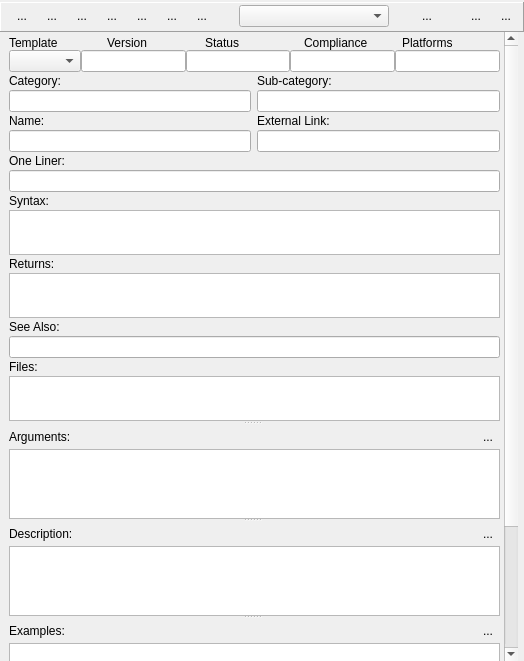
<?xml version="1.0" encoding="UTF-8"?>
<ui version="4.0">
 <class>FormDocWriter</class>
 <widget class="QWidget" name="FormDocWriter">
  <property name="geometry">
   <rect>
    <x>0</x>
    <y>0</y>
    <width>524</width>
    <height>661</height>
   </rect>
  </property>
  <property name="minimumSize">
   <size>
    <width>0</width>
    <height>0</height>
   </size>
  </property>
  <property name="windowTitle">
   <string>Form</string>
  </property>
  <property name="styleSheet">
   <string notr="true">font: 8pt &quot;Arial&quot;;</string>
  </property>
  <layout class="QGridLayout" name="gridLayout_5">
   <property name="leftMargin">
    <number>0</number>
   </property>
   <property name="topMargin">
    <number>2</number>
   </property>
   <property name="rightMargin">
    <number>0</number>
   </property>
   <property name="bottomMargin">
    <number>0</number>
   </property>
   <property name="verticalSpacing">
    <number>0</number>
   </property>
   <item row="1" column="0" rowspan="2">
    <widget class="QScrollArea" name="scrollArea">
     <property name="frameShape">
      <enum>QFrame::NoFrame</enum>
     </property>
     <property name="widgetResizable">
      <bool>true</bool>
     </property>
     <widget class="QWidget" name="scrollAreaWidgetContents">
      <property name="geometry">
       <rect>
        <x>0</x>
        <y>0</y>
        <width>501</width>
        <height>791</height>
       </rect>
      </property>
      <layout class="QVBoxLayout" name="verticalLayout">
       <property name="spacing">
        <number>3</number>
       </property>
       <property name="leftMargin">
        <number>0</number>
       </property>
       <property name="topMargin">
        <number>0</number>
       </property>
       <property name="rightMargin">
        <number>0</number>
       </property>
       <property name="bottomMargin">
        <number>9</number>
       </property>
       <item>
        <widget class="QSplitter" name="splitter">
         <property name="orientation">
          <enum>Qt::Vertical</enum>
         </property>
         <property name="handleWidth">
          <number>2</number>
         </property>
         <widget class="QFrame" name="frameGeneral">
          <property name="minimumSize">
           <size>
            <width>0</width>
            <height>390</height>
           </size>
          </property>
          <property name="maximumSize">
           <size>
            <width>16777215</width>
            <height>390</height>
           </size>
          </property>
          <property name="frameShape">
           <enum>QFrame::NoFrame</enum>
          </property>
          <property name="frameShadow">
           <enum>QFrame::Plain</enum>
          </property>
          <layout class="QGridLayout" name="gridLayout">
           <property name="topMargin">
            <number>4</number>
           </property>
           <property name="rightMargin">
            <number>4</number>
           </property>
           <property name="bottomMargin">
            <number>0</number>
           </property>
           <property name="verticalSpacing">
            <number>2</number>
           </property>
           <item row="4" column="0" colspan="2">
            <widget class="QLabel" name="labelCategory">
             <property name="text">
              <string>Category:</string>
             </property>
            </widget>
           </item>
           <item row="4" column="2" colspan="2">
            <widget class="QLabel" name="labelSubCategory">
             <property name="text">
              <string>Sub-category:</string>
             </property>
            </widget>
           </item>
           <item row="5" column="0" colspan="2">
            <widget class="QLineEdit" name="editCategory">
             <property name="toolTip">
              <string>Category should describe main area this function belongs to</string>
             </property>
            </widget>
           </item>
           <item row="5" column="2" colspan="2">
            <widget class="QLineEdit" name="editSubCategory"/>
           </item>
           <item row="6" column="0" colspan="2">
            <widget class="QLabel" name="labelName">
             <property name="text">
              <string>Name:</string>
             </property>
            </widget>
           </item>
           <item row="6" column="2" colspan="2">
            <widget class="QLabel" name="labelExtLink">
             <property name="text">
              <string>External Link:</string>
             </property>
            </widget>
           </item>
           <item row="7" column="0" colspan="2">
            <widget class="QLineEdit" name="editName">
             <property name="toolTip">
              <string>Name of the function, and if appropriate, with open/close parenthis.</string>
             </property>
            </widget>
           </item>
           <item row="7" column="2" colspan="2">
            <widget class="QLineEdit" name="editExtLink">
             <property name="toolTip">
              <string>External link, i.e., http://www.trolltech.com/</string>
             </property>
            </widget>
           </item>
           <item row="8" column="0" colspan="4">
            <widget class="QLabel" name="labelOneLiner">
             <property name="text">
              <string>One Liner:</string>
             </property>
            </widget>
           </item>
           <item row="9" column="0" colspan="4">
            <widget class="QLineEdit" name="editOneLiner">
             <property name="toolTip">
              <string>A brief description this function accomlishes</string>
             </property>
            </widget>
           </item>
           <item row="10" column="0" colspan="4">
            <widget class="QLabel" name="labelSyntax">
             <property name="text">
              <string>Syntax:</string>
             </property>
            </widget>
           </item>
           <item row="12" column="0" colspan="4">
            <widget class="QLabel" name="labelReturns">
             <property name="text">
              <string>Returns:</string>
             </property>
            </widget>
           </item>
           <item row="14" column="0" colspan="4">
            <widget class="QLabel" name="labelSeeAlso">
             <property name="text">
              <string>See Also:</string>
             </property>
            </widget>
           </item>
           <item row="15" column="0" colspan="4">
            <widget class="QLineEdit" name="editSeeAlso">
             <property name="toolTip">
              <string>A comma separated list of related functions/keywords </string>
             </property>
            </widget>
           </item>
           <item row="16" column="0" colspan="4">
            <widget class="QLabel" name="labelFiles">
             <property name="text">
              <string>Files:</string>
             </property>
            </widget>
           </item>
           <item row="1" column="0" colspan="4">
            <layout class="QVBoxLayout" name="verticalLayout_2" stretch="0,0">
             <property name="spacing">
              <number>0</number>
             </property>
             <property name="sizeConstraint">
              <enum>QLayout::SetDefaultConstraint</enum>
             </property>
             <property name="margin">
              <number>0</number>
             </property>
             <item>
              <layout class="QHBoxLayout" name="horizontalLayout_2">
               <property name="leftMargin">
                <number>0</number>
               </property>
               <item>
                <widget class="QLabel" name="labelTemplate">
                 <property name="text">
                  <string>Template</string>
                 </property>
                 <property name="alignment">
                  <set>Qt::AlignLeading|Qt::AlignLeft|Qt::AlignVCenter</set>
                 </property>
                </widget>
               </item>
               <item>
                <widget class="QLabel" name="labelVersion">
                 <property name="text">
                  <string>Version</string>
                 </property>
                 <property name="alignment">
                  <set>Qt::AlignLeading|Qt::AlignLeft|Qt::AlignVCenter</set>
                 </property>
                </widget>
               </item>
               <item>
                <widget class="QLabel" name="labelStatus">
                 <property name="text">
                  <string>Status</string>
                 </property>
                 <property name="alignment">
                  <set>Qt::AlignLeading|Qt::AlignLeft|Qt::AlignVCenter</set>
                 </property>
                </widget>
               </item>
               <item>
                <widget class="QLabel" name="label_5">
                 <property name="text">
                  <string>Compliance</string>
                 </property>
                 <property name="alignment">
                  <set>Qt::AlignLeading|Qt::AlignLeft|Qt::AlignVCenter</set>
                 </property>
                </widget>
               </item>
               <item>
                <widget class="QLabel" name="label">
                 <property name="text">
                  <string>Platforms</string>
                 </property>
                 <property name="alignment">
                  <set>Qt::AlignLeading|Qt::AlignLeft|Qt::AlignVCenter</set>
                 </property>
                </widget>
               </item>
              </layout>
             </item>
             <item>
              <layout class="QHBoxLayout" name="horizontalLayout_3">
               <item>
                <widget class="QComboBox" name="comboTemplate">
                 <property name="sizePolicy">
                  <sizepolicy hsizetype="Expanding" vsizetype="Fixed">
                   <horstretch>0</horstretch>
                   <verstretch>0</verstretch>
                  </sizepolicy>
                 </property>
                </widget>
               </item>
               <item>
                <widget class="QLineEdit" name="editVersion">
                 <property name="toolTip">
                  <string>Version of this document contents</string>
                 </property>
                </widget>
               </item>
               <item>
                <widget class="QLineEdit" name="editStatus">
                 <property name="toolTip">
                  <string>Status should usually be described as one character</string>
                 </property>
                </widget>
               </item>
               <item>
                <widget class="QLineEdit" name="editCompliance">
                 <property name="toolTip">
                  <string>Describe comatibility with other language</string>
                 </property>
                </widget>
               </item>
               <item>
                <widget class="QLineEdit" name="editPlatforms"/>
               </item>
              </layout>
             </item>
            </layout>
           </item>
           <item row="11" column="0" colspan="4">
            <widget class="QPlainTextEdit" name="editSyntax">
             <property name="lineWrapMode">
              <enum>QPlainTextEdit::NoWrap</enum>
             </property>
            </widget>
           </item>
           <item row="13" column="0" colspan="4">
            <widget class="QPlainTextEdit" name="editReturns">
             <property name="lineWrapMode">
              <enum>QPlainTextEdit::NoWrap</enum>
             </property>
            </widget>
           </item>
           <item row="17" column="0" colspan="4">
            <widget class="QPlainTextEdit" name="editFiles">
             <property name="lineWrapMode">
              <enum>QPlainTextEdit::NoWrap</enum>
             </property>
            </widget>
           </item>
          </layout>
         </widget>
         <widget class="QFrame" name="frameArgs">
          <property name="frameShape">
           <enum>QFrame::NoFrame</enum>
          </property>
          <property name="frameShadow">
           <enum>QFrame::Raised</enum>
          </property>
          <layout class="QGridLayout" name="gridLayout_2">
           <property name="topMargin">
            <number>2</number>
           </property>
           <property name="rightMargin">
            <number>4</number>
           </property>
           <property name="bottomMargin">
            <number>0</number>
           </property>
           <property name="verticalSpacing">
            <number>2</number>
           </property>
           <item row="0" column="0">
            <widget class="QLabel" name="labelArgs">
             <property name="text">
              <string>Arguments:</string>
             </property>
            </widget>
           </item>
           <item row="0" column="1">
            <widget class="QToolButton" name="buttonCloseArgs">
             <property name="text">
              <string>...</string>
             </property>
             <property name="autoRaise">
              <bool>true</bool>
             </property>
            </widget>
           </item>
           <item row="1" column="0" colspan="2">
            <widget class="QPlainTextEdit" name="plainArgs">
             <property name="toolTip">
              <string>One argument per line in the form - argName    description</string>
             </property>
             <property name="lineWrapMode">
              <enum>QPlainTextEdit::NoWrap</enum>
             </property>
            </widget>
           </item>
          </layout>
         </widget>
         <widget class="QFrame" name="frameDesc">
          <property name="frameShape">
           <enum>QFrame::NoFrame</enum>
          </property>
          <property name="frameShadow">
           <enum>QFrame::Raised</enum>
          </property>
          <layout class="QGridLayout" name="gridLayout_3">
           <property name="topMargin">
            <number>2</number>
           </property>
           <property name="rightMargin">
            <number>4</number>
           </property>
           <property name="bottomMargin">
            <number>0</number>
           </property>
           <property name="verticalSpacing">
            <number>2</number>
           </property>
           <item row="0" column="0">
            <widget class="QLabel" name="labelDesc">
             <property name="text">
              <string>Description:</string>
             </property>
            </widget>
           </item>
           <item row="0" column="1">
            <widget class="QToolButton" name="buttonCloseDesc">
             <property name="text">
              <string>...</string>
             </property>
             <property name="autoRaise">
              <bool>true</bool>
             </property>
            </widget>
           </item>
           <item row="1" column="0" colspan="2">
            <widget class="QPlainTextEdit" name="plainDesc">
             <property name="toolTip">
              <string>Detailed description as musch as possible to convey to the user what should be kept in mind when this function is called.</string>
             </property>
             <property name="lineWrapMode">
              <enum>QPlainTextEdit::NoWrap</enum>
             </property>
            </widget>
           </item>
          </layout>
         </widget>
         <widget class="QFrame" name="frameExamples">
          <property name="frameShape">
           <enum>QFrame::NoFrame</enum>
          </property>
          <property name="frameShadow">
           <enum>QFrame::Raised</enum>
          </property>
          <layout class="QGridLayout" name="gridLayout_4">
           <property name="topMargin">
            <number>2</number>
           </property>
           <property name="rightMargin">
            <number>4</number>
           </property>
           <property name="bottomMargin">
            <number>0</number>
           </property>
           <property name="verticalSpacing">
            <number>2</number>
           </property>
           <item row="0" column="0">
            <widget class="QLabel" name="labelExamples">
             <property name="text">
              <string>Examples:</string>
             </property>
            </widget>
           </item>
           <item row="0" column="1">
            <widget class="QToolButton" name="buttonCloseExamples">
             <property name="text">
              <string>...</string>
             </property>
             <property name="autoRaise">
              <bool>true</bool>
             </property>
            </widget>
           </item>
           <item row="1" column="0" colspan="2">
            <widget class="QPlainTextEdit" name="plainExamples">
             <property name="toolTip">
              <string>A real-time source code which could be compiled out of this box.</string>
             </property>
             <property name="lineWrapMode">
              <enum>QPlainTextEdit::NoWrap</enum>
             </property>
            </widget>
           </item>
          </layout>
         </widget>
         <widget class="QFrame" name="frameTests">
          <property name="minimumSize">
           <size>
            <width>0</width>
            <height>0</height>
           </size>
          </property>
          <property name="frameShape">
           <enum>QFrame::NoFrame</enum>
          </property>
          <property name="frameShadow">
           <enum>QFrame::Raised</enum>
          </property>
          <layout class="QGridLayout" name="gridLayout_6">
           <property name="topMargin">
            <number>2</number>
           </property>
           <property name="rightMargin">
            <number>4</number>
           </property>
           <property name="bottomMargin">
            <number>0</number>
           </property>
           <property name="verticalSpacing">
            <number>2</number>
           </property>
           <item row="0" column="0">
            <widget class="QLabel" name="labelTests">
             <property name="text">
              <string>Tests:</string>
             </property>
            </widget>
           </item>
           <item row="0" column="1">
            <widget class="QToolButton" name="buttonCloseTests">
             <property name="text">
              <string>...</string>
             </property>
             <property name="autoRaise">
              <bool>true</bool>
             </property>
            </widget>
           </item>
           <item row="1" column="0" colspan="2">
            <widget class="QPlainTextEdit" name="plainTests">
             <property name="toolTip">
              <string>Compilable code out of the box which could be used to test this function</string>
             </property>
             <property name="lineWrapMode">
              <enum>QPlainTextEdit::NoWrap</enum>
             </property>
            </widget>
           </item>
          </layout>
         </widget>
        </widget>
       </item>
      </layout>
     </widget>
    </widget>
   </item>
   <item row="0" column="0" colspan="2">
    <widget class="QFrame" name="frameButtons">
     <property name="minimumSize">
      <size>
       <width>0</width>
       <height>30</height>
      </size>
     </property>
     <property name="maximumSize">
      <size>
       <width>16777215</width>
       <height>30</height>
      </size>
     </property>
     <property name="frameShape">
      <enum>QFrame::Panel</enum>
     </property>
     <property name="frameShadow">
      <enum>QFrame::Raised</enum>
     </property>
     <layout class="QHBoxLayout" name="horizontalLayout">
      <property name="topMargin">
       <number>2</number>
      </property>
      <property name="rightMargin">
       <number>5</number>
      </property>
      <property name="bottomMargin">
       <number>4</number>
      </property>
      <item>
       <widget class="QToolButton" name="buttonLoadFromCurFunc">
        <property name="toolTip">
         <string>Load from current function</string>
        </property>
        <property name="text">
         <string>...</string>
        </property>
        <property name="autoRaise">
         <bool>true</bool>
        </property>
       </widget>
      </item>
      <item>
       <widget class="QToolButton" name="buttonLoadFromDocFile">
        <property name="toolTip">
         <string>Load from .txt file</string>
        </property>
        <property name="text">
         <string>...</string>
        </property>
        <property name="autoRaise">
         <bool>true</bool>
        </property>
       </widget>
      </item>
      <item>
       <widget class="QToolButton" name="buttonLoadFromSource">
        <property name="toolTip">
         <string>Load from source ( .prg,.c,.c++ ) file</string>
        </property>
        <property name="text">
         <string>...</string>
        </property>
        <property name="autoRaise">
         <bool>true</bool>
        </property>
       </widget>
      </item>
      <item>
       <widget class="QToolButton" name="buttonArgs">
        <property name="toolTip">
         <string>Toggle Arguments Section</string>
        </property>
        <property name="text">
         <string>...</string>
        </property>
        <property name="autoRaise">
         <bool>true</bool>
        </property>
       </widget>
      </item>
      <item>
       <widget class="QToolButton" name="buttonDesc">
        <property name="toolTip">
         <string>Toggle Descriptions Section</string>
        </property>
        <property name="text">
         <string>...</string>
        </property>
        <property name="autoRaise">
         <bool>true</bool>
        </property>
       </widget>
      </item>
      <item>
       <widget class="QToolButton" name="buttonExamples">
        <property name="toolTip">
         <string>Toggle Examples Section</string>
        </property>
        <property name="text">
         <string>...</string>
        </property>
        <property name="autoRaise">
         <bool>true</bool>
        </property>
       </widget>
      </item>
      <item>
       <widget class="QToolButton" name="buttonTests">
        <property name="toolTip">
         <string>Toggle Tests Section</string>
        </property>
        <property name="text">
         <string>...</string>
        </property>
        <property name="autoRaise">
         <bool>true</bool>
        </property>
       </widget>
      </item>
      <item>
       <spacer name="horizontalSpacer">
        <property name="orientation">
         <enum>Qt::Horizontal</enum>
        </property>
        <property name="sizeHint" stdset="0">
         <size>
          <width>40</width>
          <height>20</height>
         </size>
        </property>
       </spacer>
      </item>
      <item>
       <widget class="QComboBox" name="comboFunctions">
        <property name="minimumSize">
         <size>
          <width>150</width>
          <height>0</height>
         </size>
        </property>
        <property name="toolTip">
         <string>Click on a function contained in this file.</string>
        </property>
       </widget>
      </item>
      <item>
       <spacer name="horizontalSpacer_3">
        <property name="orientation">
         <enum>Qt::Horizontal</enum>
        </property>
        <property name="sizeHint" stdset="0">
         <size>
          <width>40</width>
          <height>20</height>
         </size>
        </property>
       </spacer>
      </item>
      <item>
       <widget class="QToolButton" name="buttonClear">
        <property name="toolTip">
         <string>Clear form - note that it will not save current document.</string>
        </property>
        <property name="text">
         <string>...</string>
        </property>
        <property name="autoRaise">
         <bool>true</bool>
        </property>
       </widget>
      </item>
      <item>
       <spacer name="horizontalSpacer_2">
        <property name="orientation">
         <enum>Qt::Horizontal</enum>
        </property>
        <property name="sizeHint" stdset="0">
         <size>
          <width>40</width>
          <height>20</height>
         </size>
        </property>
       </spacer>
      </item>
      <item>
       <widget class="QToolButton" name="buttonSave">
        <property name="toolTip">
         <string>Save written/updated documentation</string>
        </property>
        <property name="text">
         <string>...</string>
        </property>
        <property name="autoRaise">
         <bool>true</bool>
        </property>
       </widget>
      </item>
      <item>
       <widget class="QToolButton" name="buttonSaveInFunc">
        <property name="toolTip">
         <string>Save the documentation with function in source</string>
        </property>
        <property name="text">
         <string>...</string>
        </property>
        <property name="autoRaise">
         <bool>true</bool>
        </property>
       </widget>
      </item>
     </layout>
    </widget>
   </item>
  </layout>
 </widget>
 <resources/>
 <connections/>
</ui>
